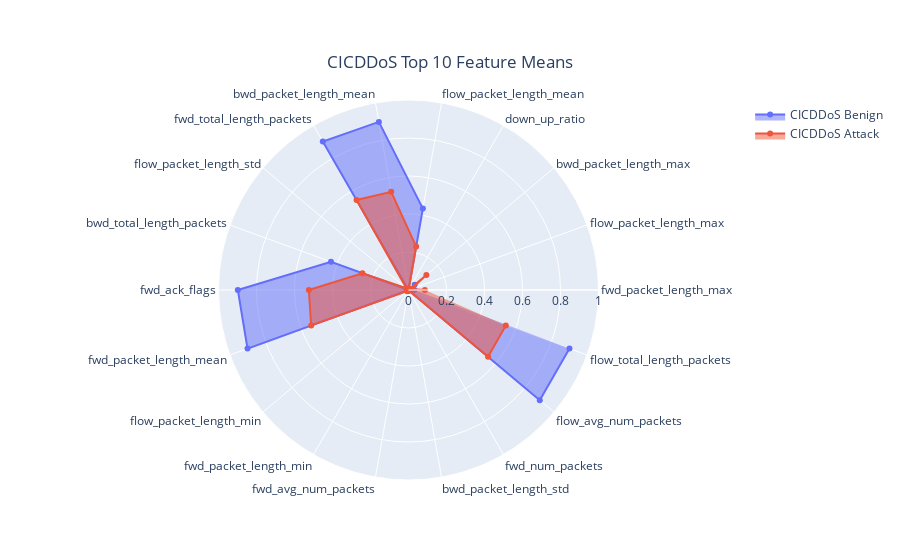

The cell this chart's notebook holds for it:
### Code cell
# CICDDoS Plot

categories = selected_features[:-1]

fig = go.Figure()

fig.add_trace(go.Scatterpolar(
      r=cicddos_benign_means.iloc[:-1],
      theta=categories,
      fill='toself',
      name='CICDDoS Benign'
))
fig.add_trace(go.Scatterpolar(
      r=cicddos_attack_means.iloc[:-1],
      theta=categories,
      fill='toself',
      name='CICDDoS Attack'
))

fig.update_layout(
  polar=dict(
    radialaxis=dict(
      visible=True,
      range=[0, 1]
    )),
  showlegend=True,
        title={
        'text': "CICDDoS Top 10 Feature Means",
        'y':0.9,
        'x':0.5,
        'xanchor': 'center',
        'yanchor': 'top'}
)

fig.show()

### Figure 1 — Plotly figure (JSON) as saved in the notebook; plotly's stock layout.template omitted (floating-point values rounded to 4 significant figures)
{"data": [{"fill": "toself", "name": "CICDDoS Benign", "r": [0.03, 0.01595, 0.04221, 0.000133, 0.4352, 0.8984, 0.9019, 0.00215, 0.4341, 0.8984, 0.9016, 0.002102, 0.001495, 0.001384, 0.0003095, 0.001175, 0.9019, 0.9016], "theta": ["fwd_packet_length_max", "flow_packet_length_max", "bwd_packet_length_max", "down_up_ratio", "flow_packet_length_mean", "bwd_packet_length_mean", "fwd_total_length_packets", "flow_packet_length_std", "bwd_total_length_packets", "fwd_ack_flags", "fwd_packet_length_mean", "flow_packet_length_min", "fwd_packet_length_min", "fwd_avg_num_packets", "bwd_packet_length_std", "fwd_num_packets", "flow_avg_num_packets", "flow_total_length_packets"], "type": "scatterpolar"}, {"fill": "toself", "name": "CICDDoS Attack", "r": [0.08605, 0.01457, 0.1228, 0.0001732, 0.2324, 0.5245, 0.5467, 0.01455, 0.258, 0.5245, 0.545, 0.009247, 0.006597, 0.005915, 0.0009191, 0.003143, 0.5467, 0.545], "theta": ["fwd_packet_length_max", "flow_packet_length_max", "bwd_packet_length_max", "down_up_ratio", "flow_packet_length_mean", "bwd_packet_length_mean", "fwd_total_length_packets", "flow_packet_length_std", "bwd_total_length_packets", "fwd_ack_flags", "fwd_packet_length_mean", "flow_packet_length_min", "fwd_packet_length_min", "fwd_avg_num_packets", "bwd_packet_length_std", "fwd_num_packets", "flow_avg_num_packets", "flow_total_length_packets"], "type": "scatterpolar"}], "layout": {"polar": {"radialaxis": {"range": [0, 1], "visible": true}}, "showlegend": true, "title": {"text": "CICDDoS Top 10 Feature Means", "x": 0.5, "xanchor": "center", "y": 0.9, "yanchor": "top"}}}
